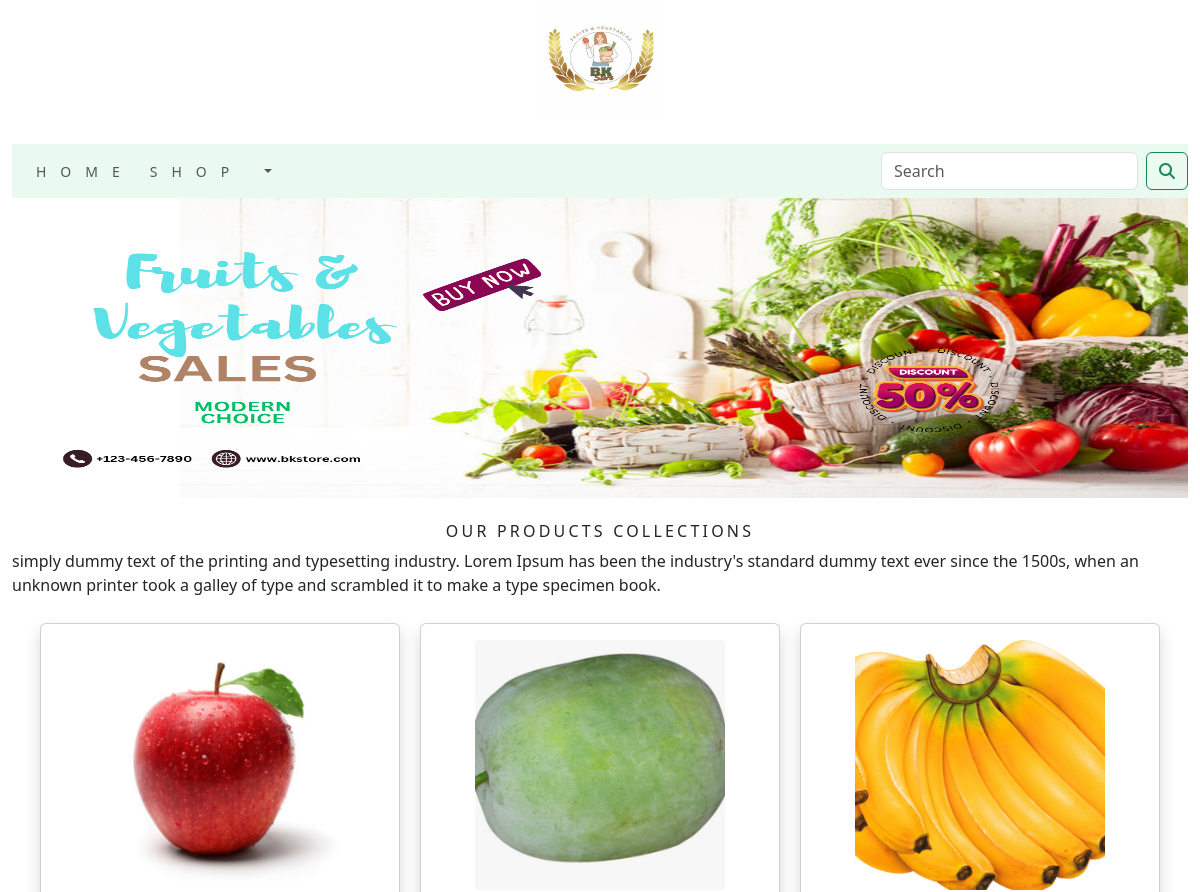
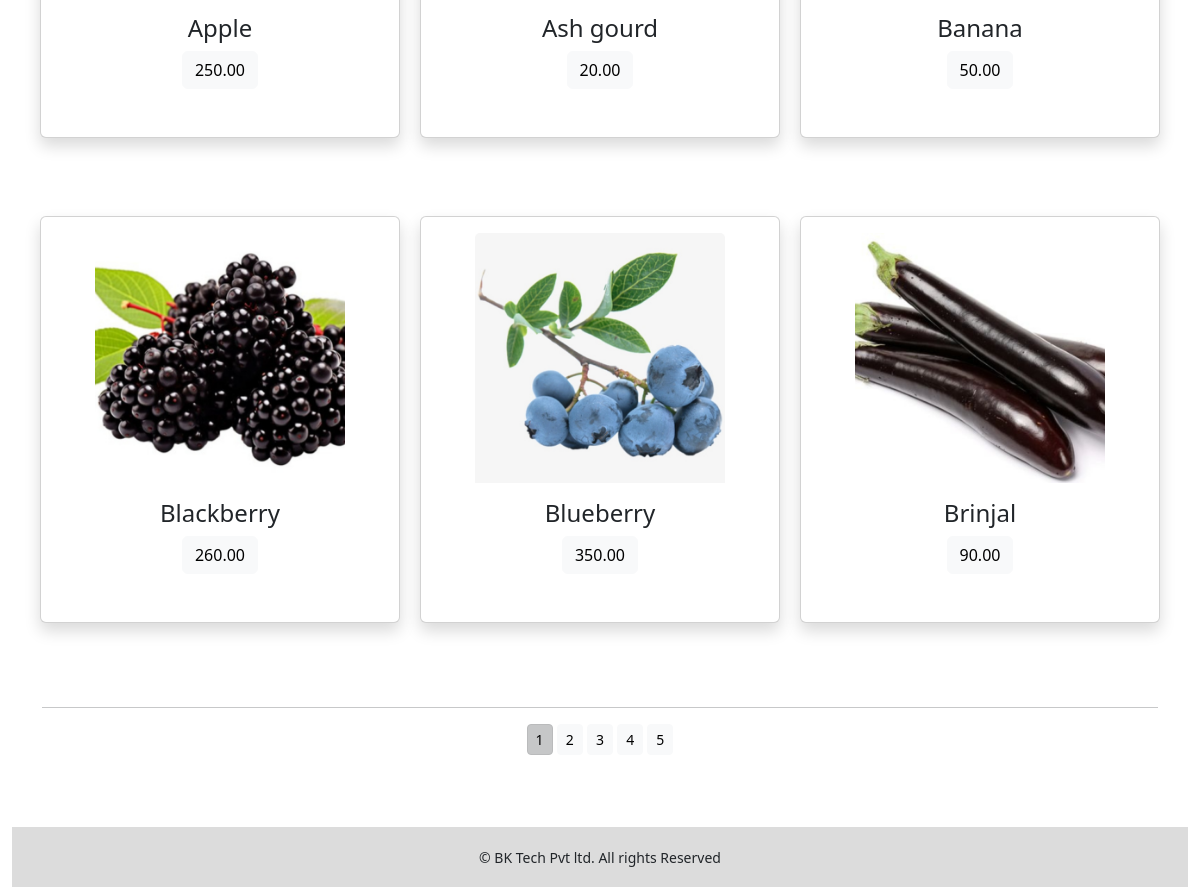
The page / on the database its author committed (2 pictures, top to bottom).
### shop/models.py (models this page shows, shortened)
class Product(models.Model):
    name = models.CharField(max_length=250,unique=True)
    slug = models.SlugField(max_length=250,unique=True)
    description = models.TextField(blank=True)
    price = models.DecimalField(max_digits=10,decimal_places=2)
    category = models.ForeignKey(Category,on_delete=models.CASCADE)
    image = models.ImageField(upload_to='product',blank=True)
    stock = models.IntegerField()
    available = models.BooleanField(default=True)
    created = models.DateTimeField(auto_now_add=True)
    updated = models.DateTimeField(auto_now=True)
    class Meta:
        ordering = ('name',)
        verbose_name = 'product'
        verbose_name_plural = 'products'
    def get_url(self):
        return reverse('shop:prodCatdetail',args=[self.category.slug,self.slug])

### shop/views.py (the view)
# urls.py: path('',views.allProdCat,name="allProdCat"),
def allProdCat(request,c_slug=None):
    c_page = None
    products_list = None
    if c_slug != None:
        c_page = get_object_or_404(Category,slug=c_slug)
        products_list = Product.objects.all().filter(category=c_page,available=True)
    else:
        products_list = Product.objects.all().filter(available=True)
    paginator = Paginator(products_list,6)
    try:
        page = int(request.GET.get('page','1'))
    except:
        page = 1
    try:
        products = paginator.page(page)
    except (EmptyPage,InvalidPage):
        products = paginator.page(paginator.num_pages)
    return render(request,"category.html",{'category':c_page,'products': products})

### cart/context_processors.py (called while the page is built)
def counter(request):
    item_count = 0
    if 'admin' in request.path:
        return {}
    else:
        try:
            cart = Cart.objects.filter(cart_id=_cart_id(request))
            cart_items = CartItem.objects.all().filter(cart=cart[:1])
            for cart_item in cart_items:
                item_count += cart_item.quantity
        except Cart.DoseNotExist:
            item_count = 0
    return dict(item_count=item_count)

### cart/views.py (called while the page is built)
def _cart_id(request):
    cart = request.session.session_key
    if not cart:
        cart = request.session.create()
    return cart

### shop/context_processors.py (called while the page is built)
def menu_links(request):
    links = Category.objects.all()
    return dict(links=links)

### shop/models.py (called while the page is built)
    def get_url(self):
        return reverse('shop:products_by_category',args=[self.slug])

### templates/category.html (shortened to what this page needs)
{% extends 'base.html' %}
{% load static %}
{% block content %}
    <div class="mx_auto">
    {% if category %}
        <img class="my_image" src="{{category.image.url}}" alt="{{category.name}}">
    </div>
    <br>
    <div>
        <h1 class="text-center my_title">{{category.name}}</h1>
        <p class="text-justify">{{category.description}}</p>
    </div>
    {% else %}
    <div>
      <center> <img class="my_image" src="{% static 'img/banner.png' %}" alt="our products" style="height:300px;"></center>
    </div>
    <br>
    <div>
        <h1 class="text-center my_title"> OUR PRODUCTS COLLECTIONS </h1>
        <p class="text-justify"> simply dummy text of the printing and typesetting industry. Lorem Ipsum has been the industry's standard dummy text ever since the 1500s, when an unknown printer took a galley of type and scrambled it to make a type specimen book.</p>
    </div>
    {% endif %}
    <div class="container">
        <div class="row mx_auto">
            {% for product in products.object_list %}
            <div class="my_bottom_margin col-9 col-sm-12 col-md-4 xol-lg-4" style="padding:10px;">
                <div class="card text-center shadow p-3 mb-5 bg-white rounded" style="min-width:18em;">
                    <a href ="{{product.get_url}}"><img class="card-img-top my_image" src="{{product.image.url}}" style="width:250px;height:250px;" alt="{{product.name}}"></a>
                        <div class="card-body">
                            <h4>{{product.name}}</h4>
                            <p class="btn btn-light">{{product.price}}</p>
                        </div>
                </div>
            </div>
            {% endfor %}
        </div>
        <div class="mx-auto">
            {% if products.paginator.num_pages > 1 %}
            <hr>
            <div class="text-center">
                {% for pg in products.paginator.page_range %}
                    <a href="?page={{pg}}" class="btn btn-light btn-sm {% if products.number == pg %} active {% endif %}">{{pg}}</a>
                {% endfor %}
            </div>
            {% endif %}
        </div>
        <br>
    </div>
{% endblock %}

### templates/base.html (shortened to what this page needs)
<!DOCTYPE html>
{% load static %}
<html lang="en">
<head>
    <link rel="stylesheet" href="{% static 'css/custom.css' %}">
    <link rel="stylesheet" href="{% static 'css/bootstrap.min.css' %}">
</head>
<body>
<div <div class="container-fluid">
    <div>
        {% include 'header.html' %}
        <br>
        {% include 'navbar.html' %}
        {% block content %}
        {% endblock %}
    </div>
    <br><br>
        {% include 'footer.html' %}
</div>
</body>
</html>

### templates/header.html
{% load static %}
<header>
    <center>
       <a href="{% url 'shop:allProdCat' %}">  <img src="{% static 'img/logo.png' %}" alt="logoimage" width="120px;" height="120px;">
    </center>
</header>

### templates/navbar.html (shortened to what this page needs)
<nav class="navbar-expand-lg">
  <div class="container-fluid navbar navbar-light" style="background-color: #EAFAF1;">
    <div class="collapse navbar-collapse" id="navbarSupportedContent">
      <ul class="navbar-nav me-auto mb-2 mb-lg-0">
        <li class="nav-item nav_item">
          <a class="nav-link" href="{% url 'shop:allProdCat' %}">Home</a>
        </li>
        <li class="nav-item nav_item dropdown {% if 'shop' in request.path %} active {% endif %}">
          <a class="nav-link dropdown-toggle"  href="#" id="navbarDropdown" role="button" data-bs-toggle="dropdown" aria-expanded="false">
            Shop
          </a>
        </li>
      </ul>
      <form class="d-flex"  action="{% url 'search_app:SearchResult' %}" method="get">
        <input class="form-control me-2" type="search" placeholder="Search"  name="q" aria-label="Search">
        <button class="btn btn-outline-success" type="submit"><i class="fa-solid fa-magnifying-glass"></i></button>
      </form>
    </div>
  </div>
</nav>

### templates/footer.html
<div class="footer navbar-fixed-bottom my_footer my_footer p">
    <p class="text-center">&copy; BK Tech Pvt ltd. All rights Reserved </p>
</div>

### static/css/custom.css (style rules this page uses)
.nav_item { letter-spacing : 1em; font-size : 14px; text-transform : uppercase; }
.my_footer { background-color : #dcdcdc; height : 60px; }
.my_footer p { padding-top : 20px; font-size : 14px; }
.my_image { width : 100%; height : auto; }
.my_title { font-size : 16px; text-transform:uppercase; letter-spacing : 0.20em; }
.my_bottom_margin { margin-bottom : 10px; }

### rows shown on the page
Product: image (picture), name "Apple", price "250.00"
Product: image (picture), name "Ash gourd", price "20.00"
Product: image (picture), name "Banana", price "50.00"
Product: image (picture), name "Blackberry", price "260.00"
Product: image (picture), name "Blueberry", price "350.00"
Product: image (picture), name "Brinjal", price "90.00"

### other values the page prints
{{ pg }} "1" "2" "3" "4" "5"
